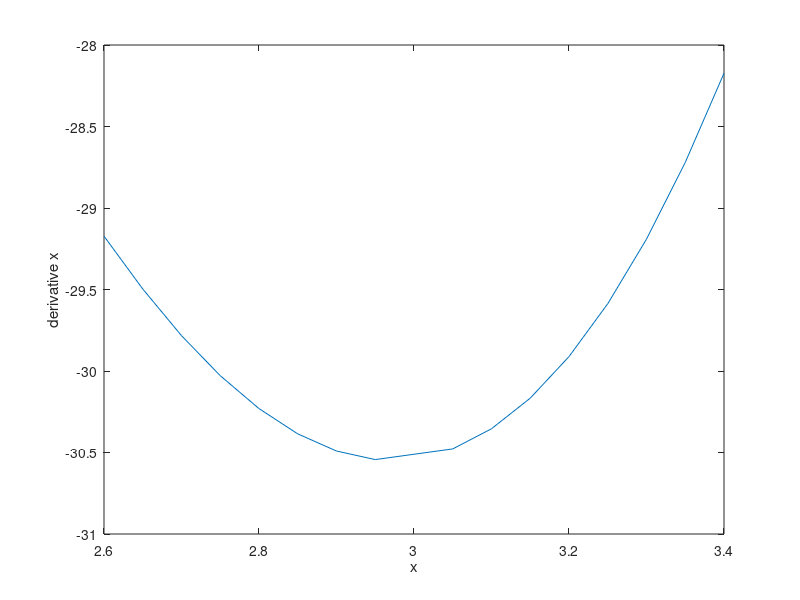

This figure's MATLAB source:
% Benjamin Lipscomb
% 22 February 2016

clear
clc

f=inline('x.^3*cos(x)');
y=[];
x=[2.6:0.05:3.4];

%The derivative is calculated by iterating through x 16 times.
%The 9th iteration must be skipped becuase at the 9th iteration
% x =3, and 3-3=0. The function cannot divide itself by 0, so it
%skips the 9th iteration using an OR conditional operator.

for i=1:17
    if i > 9 || i < 9
        y(i)=(f(x(i))-f(3))/(x(i)-3);
    else
        y(i)=((f(3.05)-f(2.95))/(3.05-2.95));
        
    end
end

%Displays and plots the vector y, which contains the derivatives
%calculated by the for loop.
display(y);
plot(x,y)
xlabel('x');
ylabel('derivative x');

